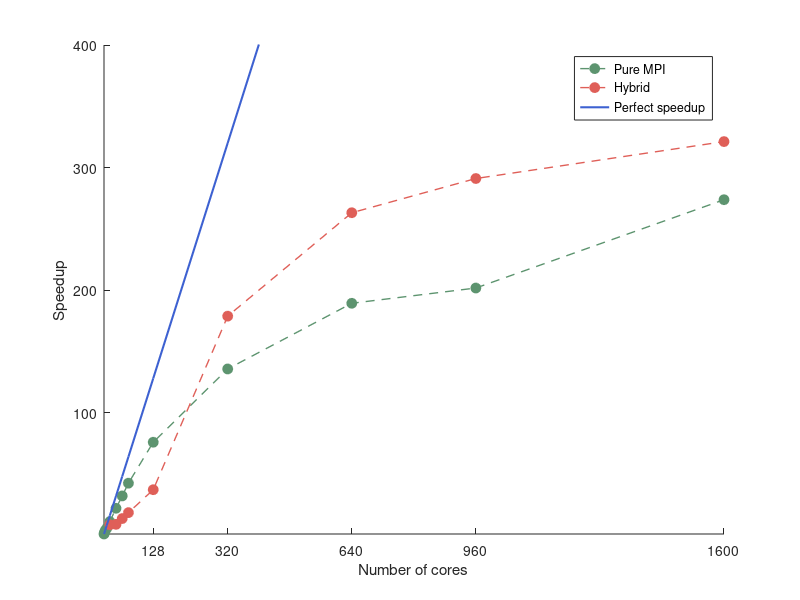
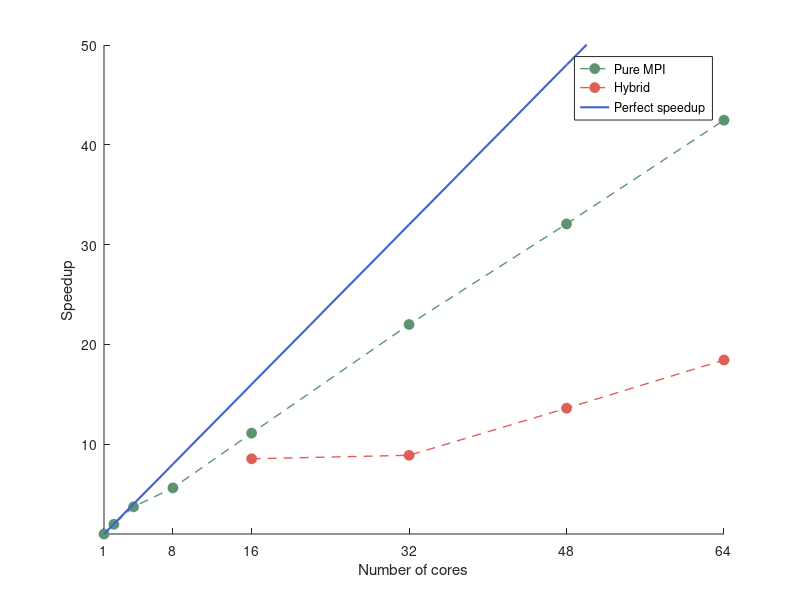

The MATLAB source for these figures, in order:
clc; clear all; close all; 

MPI =[
153.30
77.62
41.15
27.29
13.80
6.97
4.78
3.61
2.02
1.13
0.81
0.76
0.56
];

cores_MPI=[
1
2
4
8
16
32
48
64
128
320
640
960
1600
];

Hybrid_16 =[
17.96
17.2500
11.27
8.315
4.128
0.8576
0.5826
0.5267
0.4773
];

cores_Hybrid=[
16
32
48
64
128
320
640
960
1600
];

MPI_sp = MPI(1)./MPI;
Hybrid_sp = MPI(1)./Hybrid_16;

my_green_1 = [93 148 111] ./ 255;
my_green_2 = [87 160 37] ./ 255;

my_blue_1 = [61 97 209] ./ 255;
my_blue_2 = [89 89 224] ./ 255;

my_red_1 = [223 95 88] ./ 255;
my_red_2 = [193 8 23] ./ 255;


TIC_ONE = [ 128 320 640 960 1600];

%FigHandle = figure('Position', [1200, 200, 500, 500]);
FigHandle = figure('Position', [1200, 700, 13*29, 11.5*29]);
hold on; 
plot(cores_MPI,MPI_sp,'--o','Color',my_green_1, 'LineWidth', 1, ...
   'MarkerSize', 7, 'MarkerEdgeColor', my_green_1, 'MarkerFaceColor', my_green_1); 
plot(cores_Hybrid,Hybrid_sp,'--o','Color',my_red_1, 'LineWidth', 1, ...
   'MarkerSize', 7, 'MarkerEdgeColor', my_red_1, 'MarkerFaceColor', my_red_1); 
plot(cores_MPI,cores_MPI,'Color',my_blue_1 , 'LineWidth', 1.5) 

LEG1 = legend('Pure MPI','Hybrid','Perfect speedup');
xlabel('Number of cores');
ylabel('Speedup');
axis([1,1600,1,400]);
set(gca,'xtick', TIC_ONE);
set(gca,'ytick', [0:100:400]);

TIC_TWO = [ 1 8 16 32 48 64];

theEnd = 8; 
theEnd2 = 4; 

%FigHandle = figure('Position', [1200, 200, 500, 500]);
FigHandle = figure('Position', [1200, 200, 13*29, 11.5*29]);
hold on; 
plot(cores_MPI(1:theEnd),MPI_sp(1:theEnd),'--o','Color',my_green_1, 'LineWidth', 1,'MarkerSize', 7, 'MarkerEdgeColor', my_green_1, 'MarkerFaceColor', my_green_1); 
plot(cores_Hybrid(1:theEnd2),Hybrid_sp(1:theEnd2),'--o','Color',my_red_1, 'LineWidth', 1, 'MarkerSize', 7, 'MarkerEdgeColor', my_red_1, 'MarkerFaceColor', my_red_1); 
plot(cores_MPI(1:theEnd),cores_MPI(1:theEnd),'Color',my_blue_1 , 'LineWidth', 1.5) 

LEG1 = legend('Pure MPI','Hybrid','Perfect speedup');
xlabel('Number of cores');
ylabel('Speedup');
axis([1,cores_MPI(theEnd),1,50]);
set(gca,'xtick', TIC_TWO);
set(gca,'ytick', [0:10:50]);





%{
set(gcf,'Units','inches');
screenposition = get(gcf,'Position');
set(gcf,...
    'PaperPosition',[0 0 screenposition(3:4)],...
    'PaperSize',[screenposition(3:4)]);
print -dpdf -painters SPE_speedup_2
%}

%{
x1 = [1:length(MPI_sp)]
x2 = [1+length(MPI_sp)-length(Hybrid_sp):length(MPI_sp)]

%FigHandle = figure('Position', [1200, 200, 500, 500]);
FigHandle = figure('Position', [1200, 200, 17*29, 11.5*29]);
hold on; 
plot(x1,MPI_sp,'--o','Color',my_green_1, 'LineWidth', 1, ...
   'MarkerSize', 7, 'MarkerEdgeColor', my_green_1, 'MarkerFaceColor', my_green_1); 
plot(x2,Hybrid_sp,'--o','Color',my_red_1, 'LineWidth', 1, ...
   'MarkerSize', 7, 'MarkerEdgeColor', my_red_1, 'MarkerFaceColor', my_red_1); 
plot(x1,cores_MPI,'Color',my_blue_1 , 'LineWidth', 1.5) 

LEG1 = legend('Pure MPI','Hybrid','Perfect speedup');
xlabel('Number of cores');
ylabel('Speedup');
axis([1,13,1,350]);
%set(gca,'xtick',[1  500 1000 1600]);

set(gca, 'XTickLabel',[])                    
xt = get(gca, 'XTick');
set(gca, 'XTick', x1, 'XTickLabel', cores_MPI)
set(gca,'ytick',[0:50:350]);
colormap([my_red_1; my_blue_1; my_green_1])
%set(gca,'fontsize',15)
%}


%{
%FigHandle = figure('Position', [1200, 200, 500, 500]);
FigHandle = figure('Position', [1200, 200, 13*29, 11.5*29]);
loglog(cores_MPI,MPI_sp,'--o','Color',my_green_1, 'LineWidth', 1, ...
   'MarkerSize', 7, 'MarkerEdgeColor', my_green_1, 'MarkerFaceColor', my_green_1); 
hold on; 
loglog(cores_Hybrid,Hybrid_sp,'--o','Color',my_red_1, 'LineWidth', 1, ...
   'MarkerSize', 7, 'MarkerEdgeColor', my_red_1, 'MarkerFaceColor', my_red_1); 
loglog(cores_MPI,cores_MPI,'Color',my_blue_1 , 'LineWidth', 1.5) 
%}











